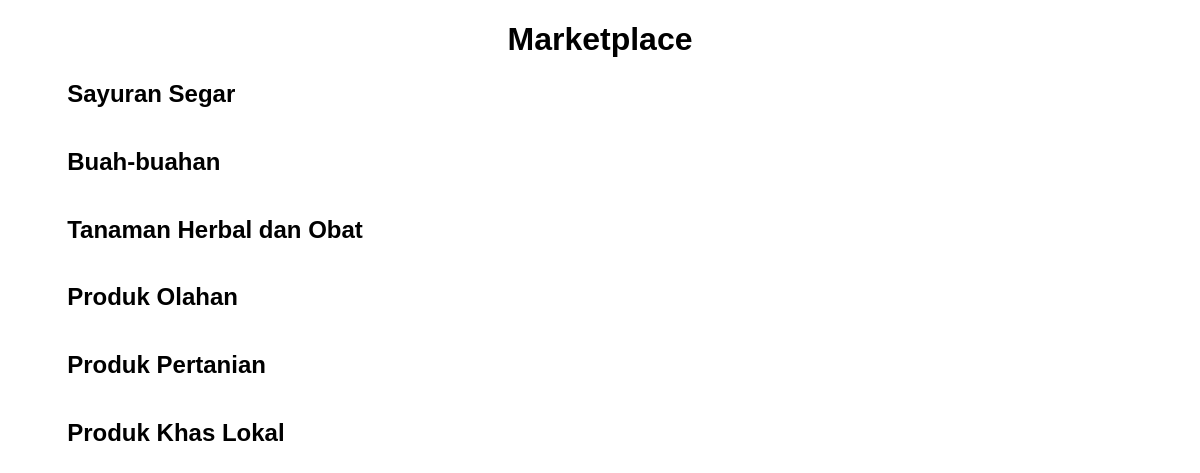
The page / on the database its author committed.
### tables this page shows
CREATE TABLE categories (
    id INT AUTO_INCREMENT PRIMARY KEY,
    category_name VARCHAR(100) NOT NULL
);

### index.php (the view, shortened to what this page needs)
<?php
$host = 'localhost';
$dbname = 'hackathon';
$username = 'root';
$password = '';
$conn = new mysqli($host, $username, $password, $dbname);
$category_query = "SELECT * FROM categories";
$category_result = $conn->query($category_query);
?>
<!DOCTYPE html>
<html lang="en">
<head>
    <link rel="stylesheet" href="produk.css">
</head>
<body>
<div class="container">
    <h1>Marketplace</h1>
    <?php while ($category = $category_result->fetch_assoc()): ?>
        <h2><?php echo $category['category_name']; ?></h2>
    <?php endwhile; ?>
</div>
</body>
</html>

### produk.css (style rules this page uses)
body { font-family: Arial, sans-serif; }
.container { width: 90%; margin: auto; }
h1 { text-align: center; }

### rows shown on the page
categories: category_name "Sayuran Segar"
categories: category_name "Buah-buahan"
categories: category_name "Tanaman Herbal dan Obat"
categories: category_name "Produk Olahan"
categories: category_name "Produk Pertanian"
categories: category_name "Produk Khas Lokal"
